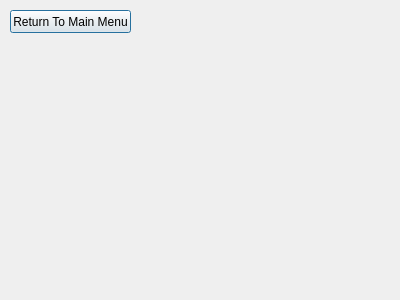
<?xml version="1.0" encoding="UTF-8"?>
<ui version="4.0">
 <class>EditDevices</class>
 <widget class="QDialog" name="EditDevices">
  <property name="geometry">
   <rect>
    <x>0</x>
    <y>0</y>
    <width>400</width>
    <height>300</height>
   </rect>
  </property>
  <property name="windowTitle">
   <string>Edit Devices</string>
  </property>
  <widget class="QPushButton" name="pushButton">
   <property name="geometry">
    <rect>
     <x>10</x>
     <y>10</y>
     <width>121</width>
     <height>23</height>
    </rect>
   </property>
   <property name="text">
    <string>Return To Main Menu</string>
   </property>
  </widget>
 </widget>
 <resources/>
 <connections/>
</ui>
